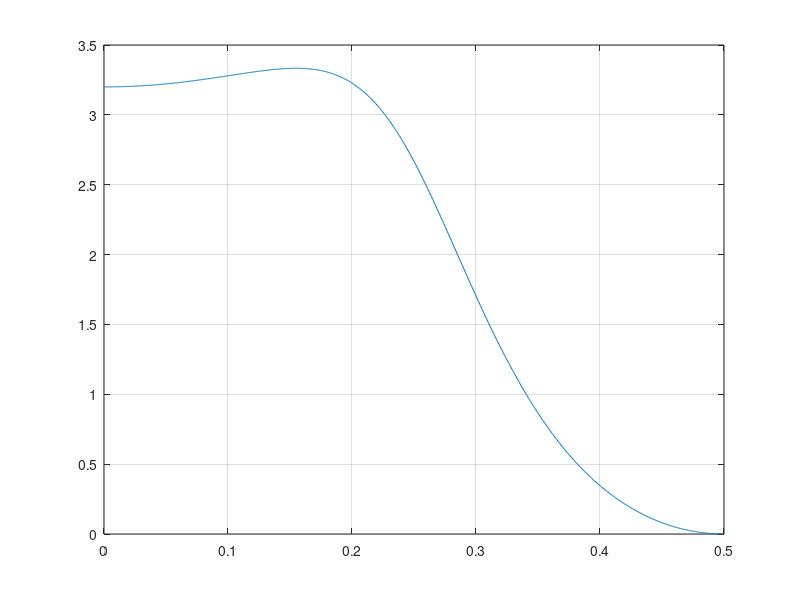
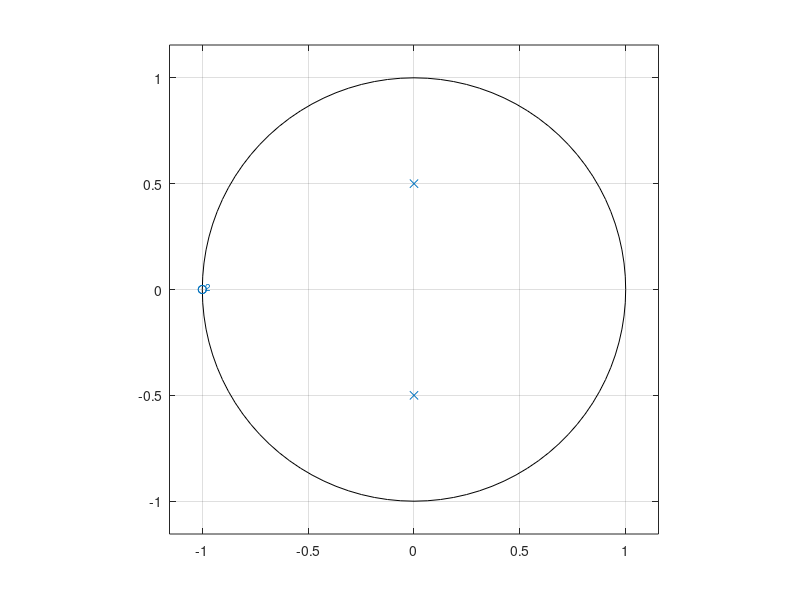

Source code (MATLAB) for these figures, in order:
clear all; clc; close all;

% Params  
% ACHTUNG 
% Differenzengleichung: y koeffizienten sind -a (negativ) 
% a hat immer 1 als 1. koeffizient
a = [1 0 0.25];
b = [1 2 1];

input = [1 0 0 0 0 0 0];
h = filter(b,a, input);
disp("Impulsantwort ")
disp(h)

fs = 1; 
figure(1)
[H,f] = freqz(b,a,1000,fs); 
plot(f,abs(H)); grid;

figure(2)
zplane(b,a)